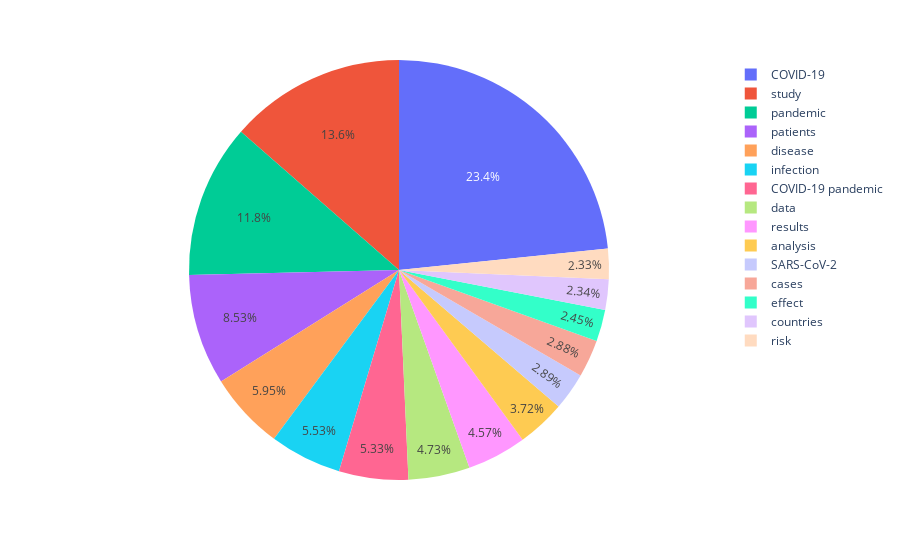

Notebook source saved alongside this figure:
### Markdown cell above
### 2020

### Code cell
df_select = select_df(df_cncpt, 'International', 2020)
fig = px.pie(df_select, values='values', names='concept')
fig.show()

### Figure 1 — Plotly figure (JSON) as saved in the notebook; plotly's stock layout.template omitted (floating-point values rounded to 4 significant figures)
{"data": [{"domain": {"x": [0, 1], "y": [0, 1]}, "hovertemplate": "concept=%{label}<br>value=%{value}<extra></extra>", "labels": ["COVID-19", "study", "pandemic", "patients", "disease", "infection", "COVID-19 pandemic", "data", "results", "analysis", "SARS-CoV-2", "cases", "effect", "countries", "risk"], "legendgroup": "", "name": "", "showlegend": true, "type": "pie", "values": [53020000.0, 30750000.0, 26820000.0, 19340000.0, 13500000.0, 12550000.0, 12090000.0, 10730000.0, 10376916, 8436000.0, 6550000.0, 6529000.0, 5557000.0, 5306000.0, 5285000.0]}], "layout": {"legend": {"tracegroupgap": 0}, "margin": {"t": 60}}}
